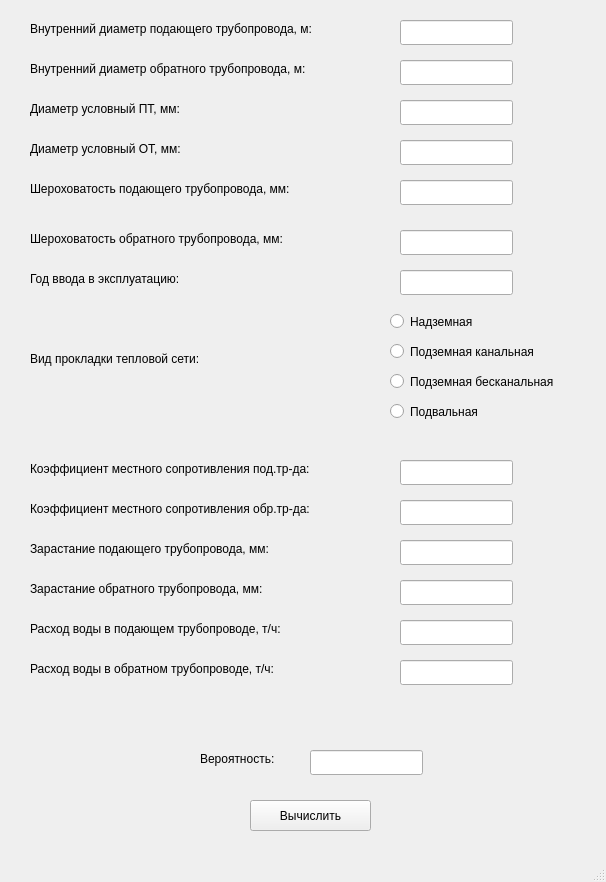
<?xml version="1.0" encoding="UTF-8"?>
<ui version="4.0">
 <class>MainWindow</class>
 <widget class="QMainWindow" name="MainWindow">
  <property name="geometry">
   <rect>
    <x>0</x>
    <y>0</y>
    <width>606</width>
    <height>882</height>
   </rect>
  </property>
  <property name="windowTitle">
   <string>Pipes</string>
  </property>
  <widget class="QWidget" name="centralwidget">
   <widget class="QPushButton" name="pushButton">
    <property name="geometry">
     <rect>
      <x>250</x>
      <y>800</y>
      <width>121</width>
      <height>31</height>
     </rect>
    </property>
    <property name="text">
     <string>Вычислить</string>
    </property>
   </widget>
   <widget class="QLabel" name="label">
    <property name="geometry">
     <rect>
      <x>30</x>
      <y>20</y>
      <width>371</width>
      <height>17</height>
     </rect>
    </property>
    <property name="text">
     <string>Внутренний диаметр подающего трубопровода, м:</string>
    </property>
   </widget>
   <widget class="QLineEdit" name="lineEdit">
    <property name="geometry">
     <rect>
      <x>400</x>
      <y>20</y>
      <width>113</width>
      <height>25</height>
     </rect>
    </property>
   </widget>
   <widget class="QLabel" name="label_2">
    <property name="geometry">
     <rect>
      <x>30</x>
      <y>60</y>
      <width>371</width>
      <height>17</height>
     </rect>
    </property>
    <property name="text">
     <string>Внутренний диаметр обратного трубопровода, м:</string>
    </property>
   </widget>
   <widget class="QLineEdit" name="lineEdit_2">
    <property name="geometry">
     <rect>
      <x>400</x>
      <y>60</y>
      <width>113</width>
      <height>25</height>
     </rect>
    </property>
   </widget>
   <widget class="QLabel" name="label_3">
    <property name="geometry">
     <rect>
      <x>30</x>
      <y>100</y>
      <width>371</width>
      <height>17</height>
     </rect>
    </property>
    <property name="text">
     <string>Диаметр условный ПТ, мм:</string>
    </property>
   </widget>
   <widget class="QLineEdit" name="lineEdit_3">
    <property name="geometry">
     <rect>
      <x>400</x>
      <y>100</y>
      <width>113</width>
      <height>25</height>
     </rect>
    </property>
   </widget>
   <widget class="QLabel" name="label_4">
    <property name="geometry">
     <rect>
      <x>30</x>
      <y>140</y>
      <width>371</width>
      <height>17</height>
     </rect>
    </property>
    <property name="text">
     <string>Диаметр условный ОТ, мм:</string>
    </property>
   </widget>
   <widget class="QLineEdit" name="lineEdit_4">
    <property name="geometry">
     <rect>
      <x>400</x>
      <y>140</y>
      <width>113</width>
      <height>25</height>
     </rect>
    </property>
   </widget>
   <widget class="QLabel" name="label_5">
    <property name="geometry">
     <rect>
      <x>30</x>
      <y>180</y>
      <width>371</width>
      <height>17</height>
     </rect>
    </property>
    <property name="text">
     <string>Шероховатость подающего трубопровода, мм:</string>
    </property>
   </widget>
   <widget class="QLineEdit" name="lineEdit_5">
    <property name="geometry">
     <rect>
      <x>400</x>
      <y>180</y>
      <width>113</width>
      <height>25</height>
     </rect>
    </property>
   </widget>
   <widget class="QLabel" name="label_6">
    <property name="geometry">
     <rect>
      <x>30</x>
      <y>230</y>
      <width>371</width>
      <height>17</height>
     </rect>
    </property>
    <property name="text">
     <string>Шероховатость обратного трубопровода, мм:</string>
    </property>
   </widget>
   <widget class="QLineEdit" name="lineEdit_6">
    <property name="geometry">
     <rect>
      <x>400</x>
      <y>230</y>
      <width>113</width>
      <height>25</height>
     </rect>
    </property>
   </widget>
   <widget class="QLineEdit" name="lineEdit_7">
    <property name="geometry">
     <rect>
      <x>400</x>
      <y>270</y>
      <width>113</width>
      <height>25</height>
     </rect>
    </property>
   </widget>
   <widget class="QLabel" name="label_7">
    <property name="geometry">
     <rect>
      <x>30</x>
      <y>270</y>
      <width>371</width>
      <height>17</height>
     </rect>
    </property>
    <property name="text">
     <string>Год ввода в эксплуатацию:</string>
    </property>
   </widget>
   <widget class="QLabel" name="label_8">
    <property name="geometry">
     <rect>
      <x>30</x>
      <y>350</y>
      <width>231</width>
      <height>17</height>
     </rect>
    </property>
    <property name="text">
     <string>Вид прокладки тепловой сети:</string>
    </property>
   </widget>
   <widget class="QLineEdit" name="lineEdit_9">
    <property name="geometry">
     <rect>
      <x>400</x>
      <y>460</y>
      <width>113</width>
      <height>25</height>
     </rect>
    </property>
   </widget>
   <widget class="QLabel" name="label_9">
    <property name="geometry">
     <rect>
      <x>30</x>
      <y>460</y>
      <width>371</width>
      <height>17</height>
     </rect>
    </property>
    <property name="text">
     <string>Коэффициент местного сопротивления под.тр-да:</string>
    </property>
   </widget>
   <widget class="QLineEdit" name="lineEdit_10">
    <property name="geometry">
     <rect>
      <x>400</x>
      <y>500</y>
      <width>113</width>
      <height>25</height>
     </rect>
    </property>
   </widget>
   <widget class="QLabel" name="label_10">
    <property name="geometry">
     <rect>
      <x>30</x>
      <y>500</y>
      <width>371</width>
      <height>17</height>
     </rect>
    </property>
    <property name="text">
     <string>Коэффициент местного сопротивления обр.тр-да:</string>
    </property>
   </widget>
   <widget class="QLabel" name="label_11">
    <property name="geometry">
     <rect>
      <x>30</x>
      <y>540</y>
      <width>371</width>
      <height>17</height>
     </rect>
    </property>
    <property name="text">
     <string>Зарастание подающего трубопровода, мм:</string>
    </property>
   </widget>
   <widget class="QLineEdit" name="lineEdit_11">
    <property name="geometry">
     <rect>
      <x>400</x>
      <y>540</y>
      <width>113</width>
      <height>25</height>
     </rect>
    </property>
   </widget>
   <widget class="QLabel" name="label_12">
    <property name="geometry">
     <rect>
      <x>30</x>
      <y>580</y>
      <width>371</width>
      <height>17</height>
     </rect>
    </property>
    <property name="text">
     <string>Зарастание обратного трубопровода, мм:</string>
    </property>
   </widget>
   <widget class="QLineEdit" name="lineEdit_12">
    <property name="geometry">
     <rect>
      <x>400</x>
      <y>580</y>
      <width>113</width>
      <height>25</height>
     </rect>
    </property>
   </widget>
   <widget class="QLabel" name="label_13">
    <property name="geometry">
     <rect>
      <x>30</x>
      <y>620</y>
      <width>371</width>
      <height>17</height>
     </rect>
    </property>
    <property name="text">
     <string>Расход воды в подающем трубопроводе, т/ч:</string>
    </property>
   </widget>
   <widget class="QLineEdit" name="lineEdit_13">
    <property name="geometry">
     <rect>
      <x>400</x>
      <y>620</y>
      <width>113</width>
      <height>25</height>
     </rect>
    </property>
   </widget>
   <widget class="QLabel" name="label_14">
    <property name="geometry">
     <rect>
      <x>30</x>
      <y>660</y>
      <width>371</width>
      <height>17</height>
     </rect>
    </property>
    <property name="text">
     <string>Расход воды в обратном трубопроводе, т/ч:</string>
    </property>
   </widget>
   <widget class="QLineEdit" name="lineEdit_14">
    <property name="geometry">
     <rect>
      <x>400</x>
      <y>660</y>
      <width>113</width>
      <height>25</height>
     </rect>
    </property>
   </widget>
   <widget class="QLineEdit" name="lineEdit_15">
    <property name="geometry">
     <rect>
      <x>310</x>
      <y>750</y>
      <width>113</width>
      <height>25</height>
     </rect>
    </property>
   </widget>
   <widget class="QLabel" name="label_15">
    <property name="geometry">
     <rect>
      <x>200</x>
      <y>750</y>
      <width>101</width>
      <height>17</height>
     </rect>
    </property>
    <property name="text">
     <string>Вероятность:</string>
    </property>
   </widget>
   <widget class="QRadioButton" name="radioButton">
    <property name="geometry">
     <rect>
      <x>390</x>
      <y>310</y>
      <width>112</width>
      <height>23</height>
     </rect>
    </property>
    <property name="text">
     <string>Надземная</string>
    </property>
   </widget>
   <widget class="QRadioButton" name="radioButton_2">
    <property name="geometry">
     <rect>
      <x>390</x>
      <y>340</y>
      <width>181</width>
      <height>23</height>
     </rect>
    </property>
    <property name="text">
     <string>Подземная канальная</string>
    </property>
   </widget>
   <widget class="QRadioButton" name="radioButton_3">
    <property name="geometry">
     <rect>
      <x>390</x>
      <y>370</y>
      <width>201</width>
      <height>23</height>
     </rect>
    </property>
    <property name="text">
     <string>Подземная бесканальная</string>
    </property>
   </widget>
   <widget class="QRadioButton" name="radioButton_4">
    <property name="geometry">
     <rect>
      <x>390</x>
      <y>400</y>
      <width>112</width>
      <height>23</height>
     </rect>
    </property>
    <property name="text">
     <string>Подвальная</string>
    </property>
   </widget>
  </widget>
  <widget class="QMenuBar" name="menubar">
   <property name="geometry">
    <rect>
     <x>0</x>
     <y>0</y>
     <width>606</width>
     <height>22</height>
    </rect>
   </property>
  </widget>
  <widget class="QStatusBar" name="statusbar"/>
 </widget>
 <resources/>
 <connections/>
</ui>
